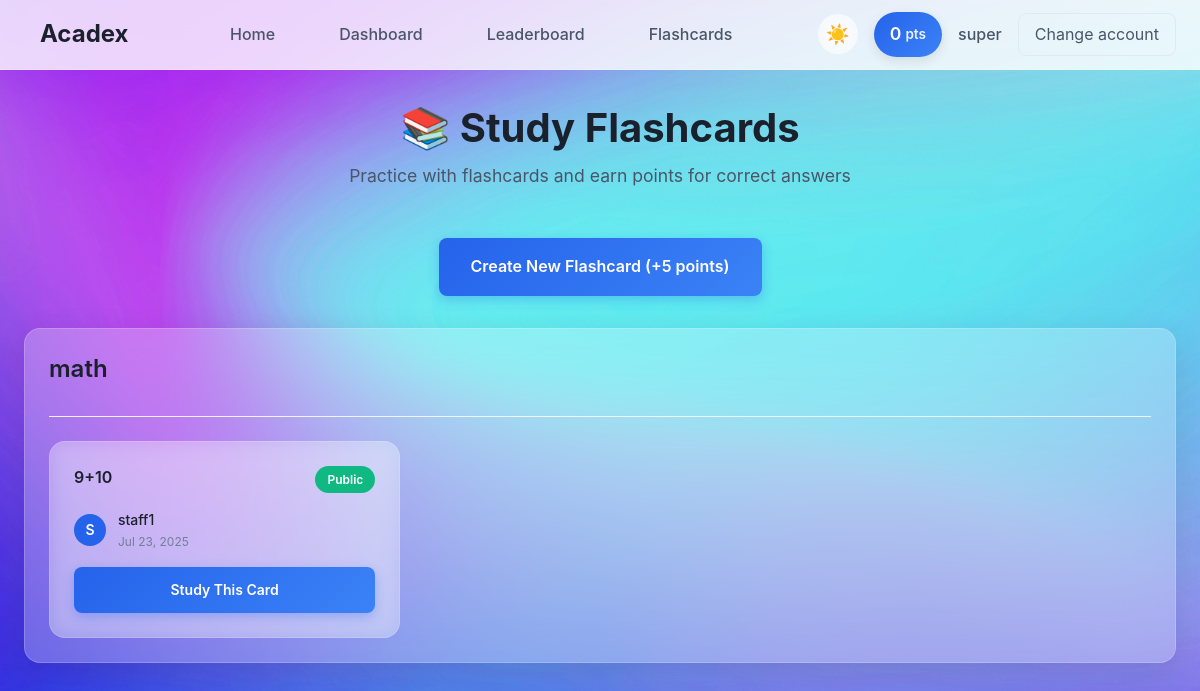
Page /flashcards/ (signed in) on the earlier database version.
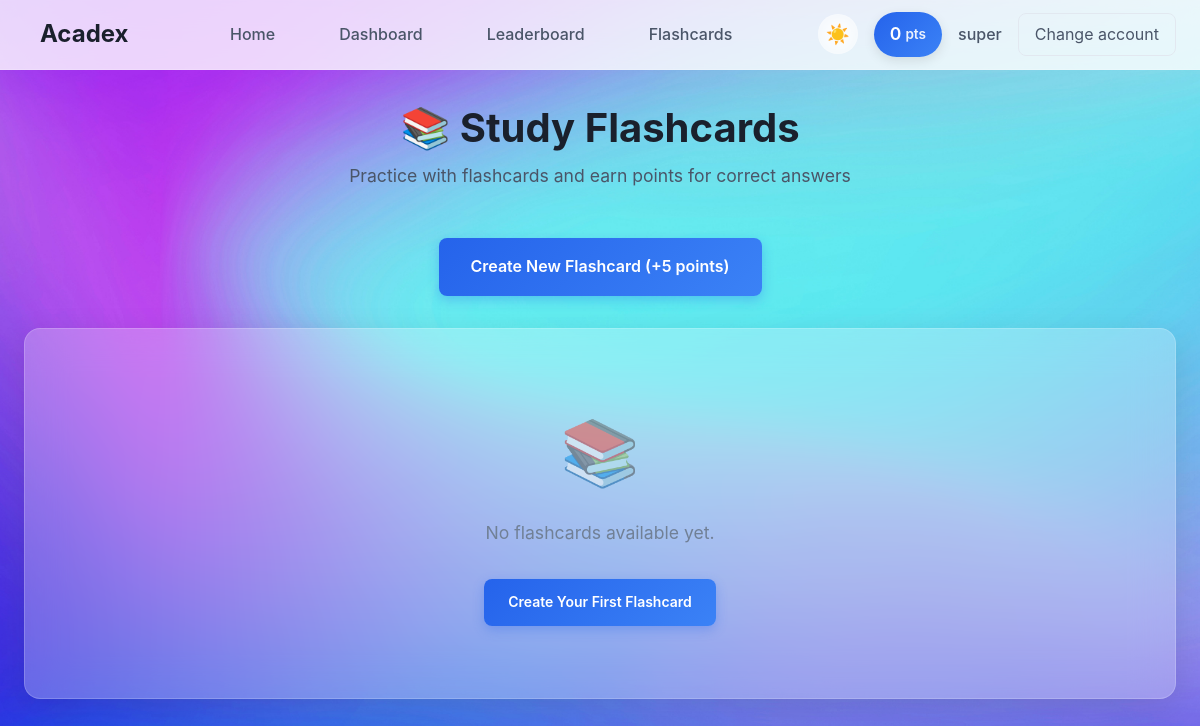
Same page on the later database version.
### flashcards/models.py (models this page shows, shortened)
class Flashcard(models.Model):
    creator = models.ForeignKey(User, on_delete=models.CASCADE)
    subject = models.CharField(max_length=100)
    question = models.TextField()
    answer = models.TextField()
    is_public = models.BooleanField(default=False)
    created_at = models.DateTimeField(auto_now_add=True)

### flashcards/views.py (the view)
# urls.py: path('', views.flashcard_list, name='flashcard_list'),
@login_required
def flashcard_list(request):
    flashcards = Flashcard.objects.filter(
        models.Q(creator=request.user) | models.Q(is_public=True)
    ).order_by('-created_at')
    return render(request, 'flashcards/list.html', {'flashcards': flashcards})

### core/templates/flashcards/list.html (shortened to what this page needs)
{% extends 'base.html' %}
{% block content %}
<div class="dashboard-header">
    <h1 class="page-title">📚 Study Flashcards</h1>
    <p class="page-subtitle">Practice with flashcards and earn points for correct answers</p>
</div>
<div style="text-align: center; margin-bottom: 2rem;">
    <a href="{% url 'create_flashcard' %}" class="btn btn-primary btn-large">
        Create New Flashcard (+5 points)
    </a>
</div>
{% if flashcards %}
    {% regroup flashcards by subject as subject_groups %}
    {% for subject_group in subject_groups %}
        <div class="section-card">
            <div class="section-header">
                <h2 class="section-title">{{ subject_group.grouper }}</h2>
            </div>
            <div style="display: grid; grid-template-columns: repeat(auto-fill, minmax(320px, 1fr)); gap: 1.5rem;">
                {% for flashcard in subject_group.list %}
                    <div class="flashcard-preview">
                        <div class="flashcard-header">
                            <div class="flashcard-question">
                                {{ flashcard.question|truncatechars:80 }}
                            </div>
                            {% if flashcard.is_public %}
                                <span class="public-badge">Public</span>
                            {% endif %}
                        </div>
                        <div class="flashcard-meta">
                            <div class="creator-info">
                                <div class="creator-avatar">
                                    {{ flashcard.creator.username|first|upper }}
                                </div>
                                <div>
                                    <div class="creator-name">{{ flashcard.creator.username }}</div>
                                    <div class="created-date">{{ flashcard.created_at|date:"M d, Y" }}</div>
                                </div>
                            </div>
                        </div>
                        <div class="flashcard-actions">
                            <a href="{% url 'study_flashcard' flashcard.id %}" class="btn btn-primary btn-full">
                                Study This Card
                            </a>
                        </div>
                    </div>
                {% endfor %}
            </div>
        </div>
    {% endfor %}
{% else %}
    <div class="section-card">
        <div class="empty-state">
            <div class="empty-icon">📚</div>
            <p class="empty-text">No flashcards available yet.</p>
            <div style="margin-top: 2rem;">
                <a href="{% url 'create_flashcard' %}" class="btn btn-primary">Create Your First Flashcard</a>
            </div>
        </div>
    </div>
{% endif %}
{% endblock %}

Differences in the rows shown:
removed Flashcard: grouper "math", question "9+10", is_public "Public", creator.username|first "S", creator.username "staff1", created_at "Jul 23, 2025"
Other differences:
text now shown: "📚 No flashcards available yet. Create Your First Flashcard"
